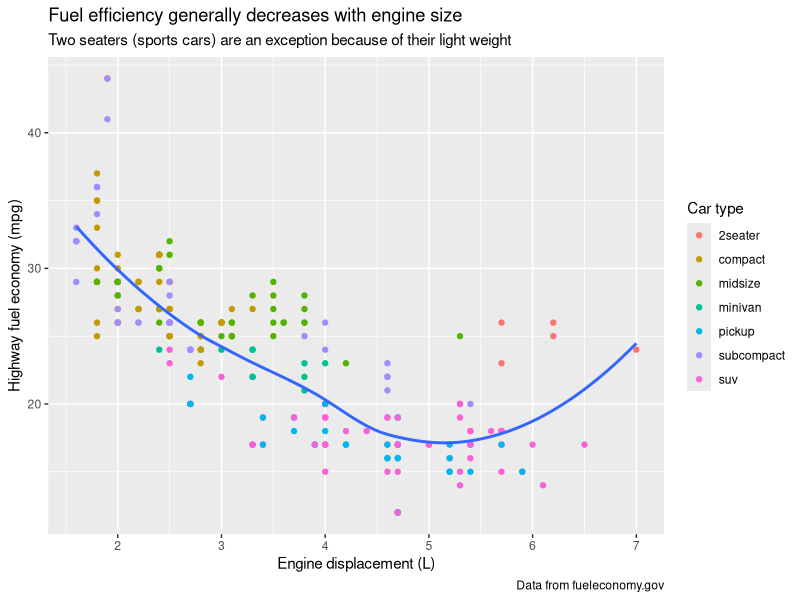
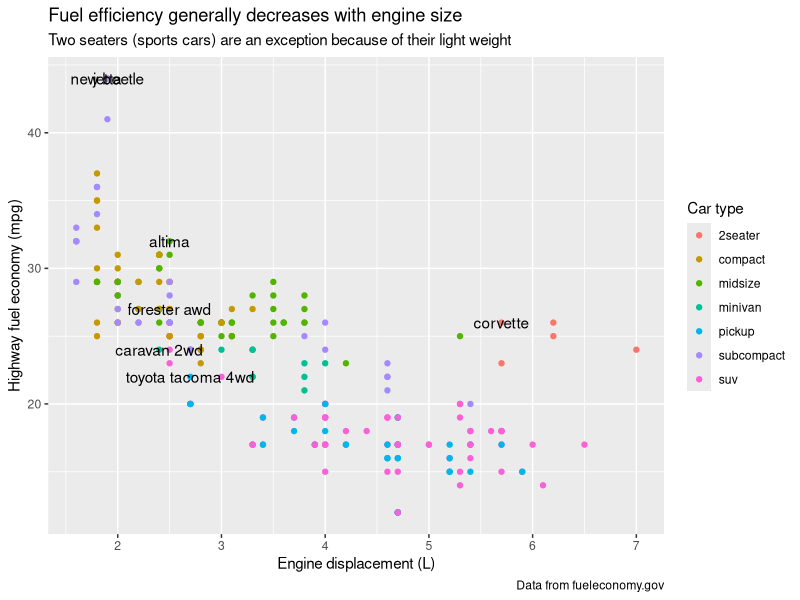
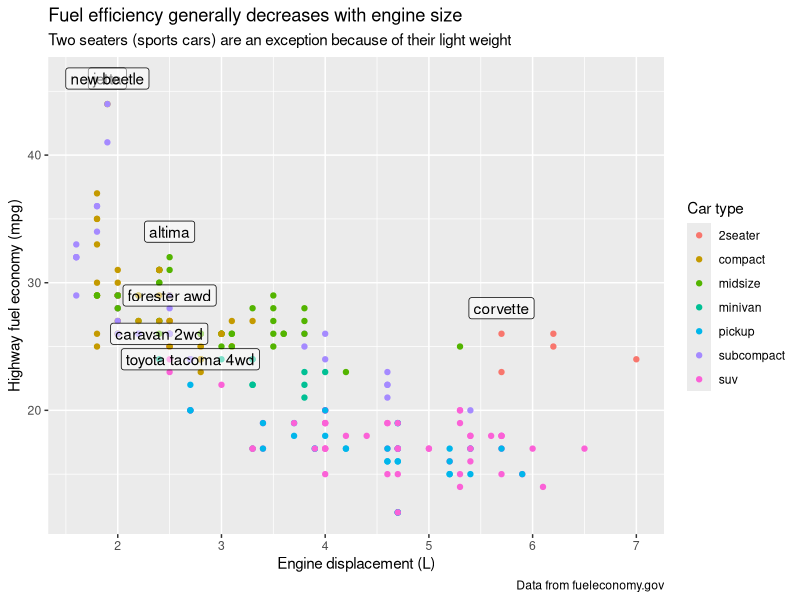
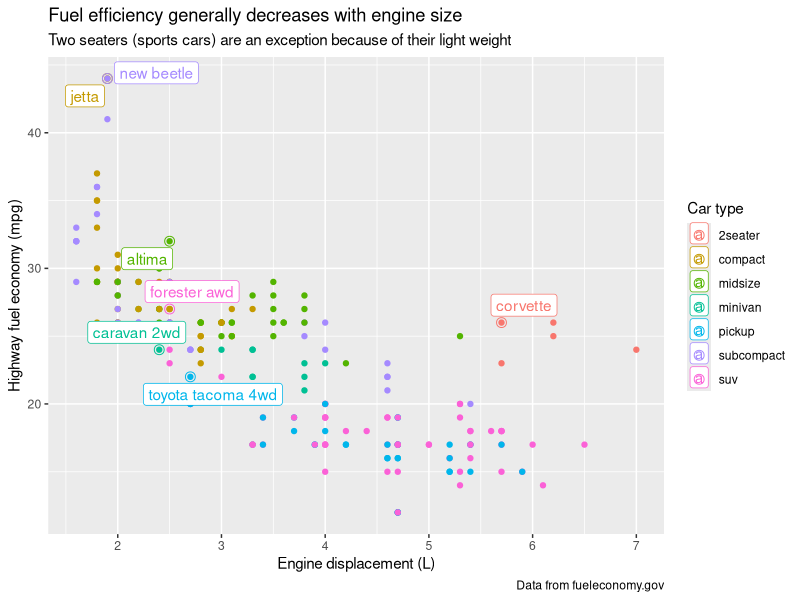
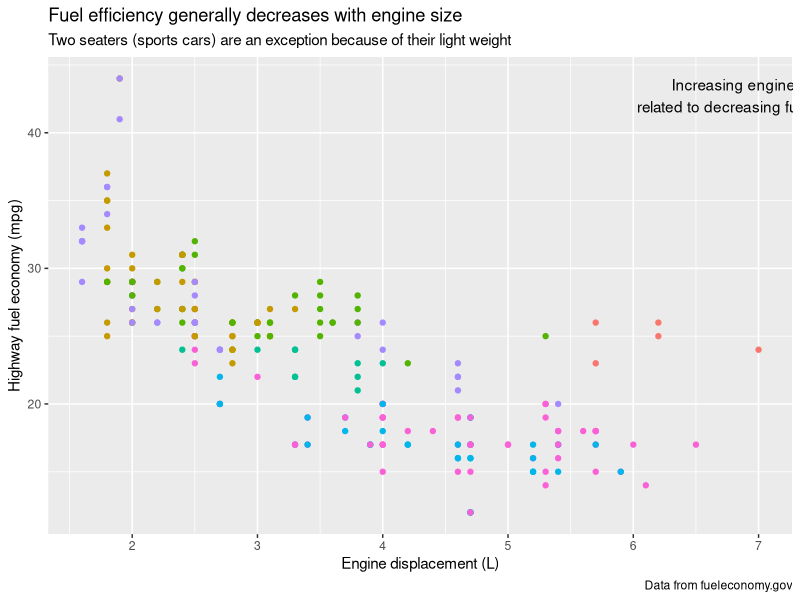
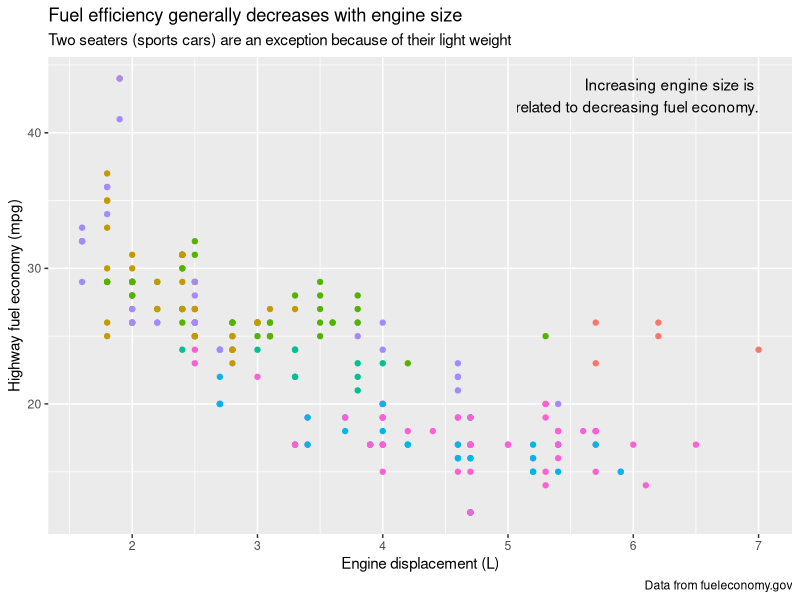

Reproduce these figures in R, in order.
#install.packages("tidyverse")
#install.packages("broom", type="binary")
#install.packages("ggrepel")

library(tidyverse)
library(dplyr)
library(ggplot2)
library(ggrepel)
head(mpg)
str(mpg)


# Figure 1: USING "labs()" layer
ggplot(mpg, aes(displ, hwy)) + geom_point(aes(color = class)) +
                               geom_smooth(se = F)  +
                               labs( 
                               x = "Engine displacement (L)",
                               y = "Highway fuel economy (mpg)",
                               color = "Car type",
                               title = paste("Fuel efficiency generally decreases with", "engine size"),
                               subtitle = paste("Two seaters (sports cars) are an exception", "because of their light weight"),
                               caption = "Data from fueleconomy.gov"
                             )



# Figure 2: USING "geom_label/geom_text" to dispaly annotations
best_in_class <- mpg %>% group_by(class) %>% filter(row_number(desc(hwy)) == 1)

ggplot(mpg, aes(displ, hwy)) + geom_point(aes(color = class)) +
                               geom_text(aes(label = model), data = best_in_class) +
                                labs( 
                                  x = "Engine displacement (L)",
                                  y = "Highway fuel economy (mpg)",
                                  color = "Car type",
                                  title = paste("Fuel efficiency generally decreases with", "engine size"),
                                  subtitle = paste("Two seaters (sports cars) are an exception", "because of their light weight"),
                                  caption = "Data from fueleconomy.gov"
                                )

ggplot(mpg, aes(displ, hwy)) + geom_point(aes(color = class)) +
                                geom_label(aes(label = model), data = best_in_class, nudge_y = 2, alpha = 0.5) +
                                labs( 
                                  x = "Engine displacement (L)",
                                  y = "Highway fuel economy (mpg)",
                                  color = "Car type",
                                  title = paste("Fuel efficiency generally decreases with", "engine size"),
                                  subtitle = paste("Two seaters (sports cars) are an exception", "because of their light weight"),
                                  caption = "Data from fueleconomy.gov"
                                )


ggplot(mpg, aes(displ, hwy, color = class)) + geom_point() +
                               ggrepel::geom_label_repel(aes(label = model), data = best_in_class) +
                               geom_point(size = 3, shape = 1, data = best_in_class)  +
                                labs( 
                                  x = "Engine displacement (L)",
                                  y = "Highway fuel economy (mpg)",
                                  color = "Car type",
                                  title = paste("Fuel efficiency generally decreases with", "engine size"),
                                  subtitle = paste("Two seaters (sports cars) are an exception", "because of their light weight"),
                                  caption = "Data from fueleconomy.gov"
                                )


label <- mpg %>% summarize(displ = max(displ), hwy = max(hwy), labels = "Increasing engine size is \nrelated to decreasing fuel economy.")


ggplot(mpg, aes(displ, hwy)) + geom_point(aes(color =  class)) +
                                      geom_text(aes(label = labels), data = label, vjust= "top", hjust = "center") + 
                                      labs( 
                                        x = "Engine displacement (L)",
                                        y = "Highway fuel economy (mpg)",
                                        color = "Car type",
                                        title = paste("Fuel efficiency generally decreases with", "engine size"),
                                        subtitle = paste("Two seaters (sports cars) are an exception", "because of their light weight"),
                                        caption = "Data from fueleconomy.gov"
                                      ) +
                                      theme(
                                        legend.position = "none"
                                      )


label2 <- tibble(displ = Inf, hwy = Inf, labels = "Increasing engine size is \nrelated to decreasing fuel economy.")


ggplot(mpg, aes(displ, hwy)) + geom_point(aes(color =  class)) +
                                    geom_text(aes(label = labels), data = label, vjust= "top", hjust = "right") + 
                                    labs( 
                                      x = "Engine displacement (L)",
                                      y = "Highway fuel economy (mpg)",
                                      color = "Car type",
                                      title = paste("Fuel efficiency generally decreases with", "engine size"),
                                      subtitle = paste("Two seaters (sports cars) are an exception", "because of their light weight"),
                                      caption = "Data from fueleconomy.gov"
                                    ) +
                                    theme(
                                      legend.position = "none"
                                    )


